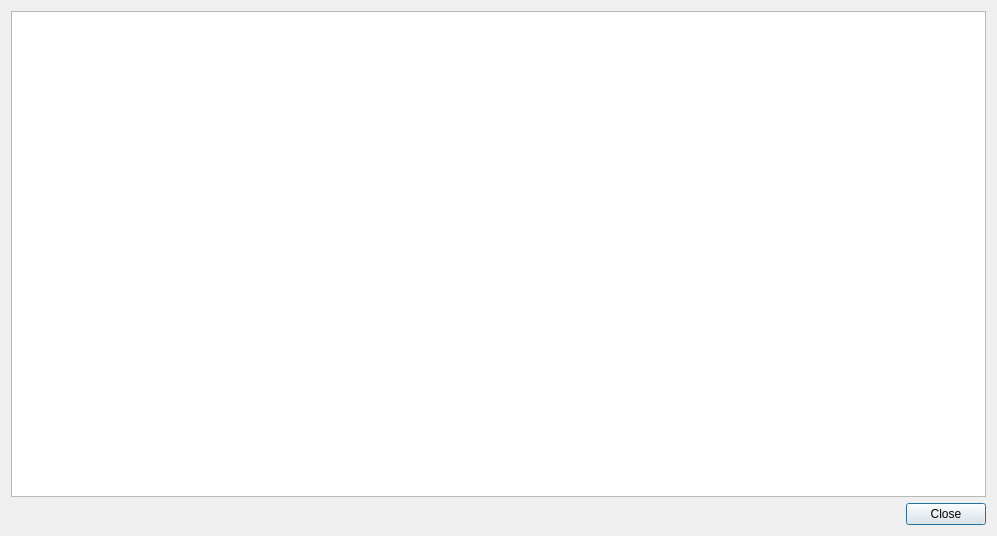
<?xml version="1.0" encoding="UTF-8"?>
<ui version="4.0">
 <class>Dialog</class>
 <widget class="QDialog" name="Dialog">
  <property name="geometry">
   <rect>
    <x>0</x>
    <y>0</y>
    <width>997</width>
    <height>536</height>
   </rect>
  </property>
  <property name="windowTitle">
   <string>GnuCOBOL Help</string>
  </property>
  <layout class="QGridLayout" name="gridLayout">
   <item row="0" column="0">
    <widget class="QPlainTextEdit" name="plainTextEdit">
     <property name="font">
      <font>
       <family>Monospace</family>
      </font>
     </property>
    </widget>
   </item>
   <item row="1" column="0">
    <widget class="QDialogButtonBox" name="buttonBox">
     <property name="orientation">
      <enum>Qt::Horizontal</enum>
     </property>
     <property name="standardButtons">
      <set>QDialogButtonBox::Close</set>
     </property>
    </widget>
   </item>
  </layout>
 </widget>
 <resources/>
 <connections>
  <connection>
   <sender>buttonBox</sender>
   <signal>accepted()</signal>
   <receiver>Dialog</receiver>
   <slot>accept()</slot>
   <hints>
    <hint type="sourcelabel">
     <x>248</x>
     <y>254</y>
    </hint>
    <hint type="destinationlabel">
     <x>157</x>
     <y>274</y>
    </hint>
   </hints>
  </connection>
  <connection>
   <sender>buttonBox</sender>
   <signal>rejected()</signal>
   <receiver>Dialog</receiver>
   <slot>reject()</slot>
   <hints>
    <hint type="sourcelabel">
     <x>316</x>
     <y>260</y>
    </hint>
    <hint type="destinationlabel">
     <x>286</x>
     <y>274</y>
    </hint>
   </hints>
  </connection>
 </connections>
</ui>
